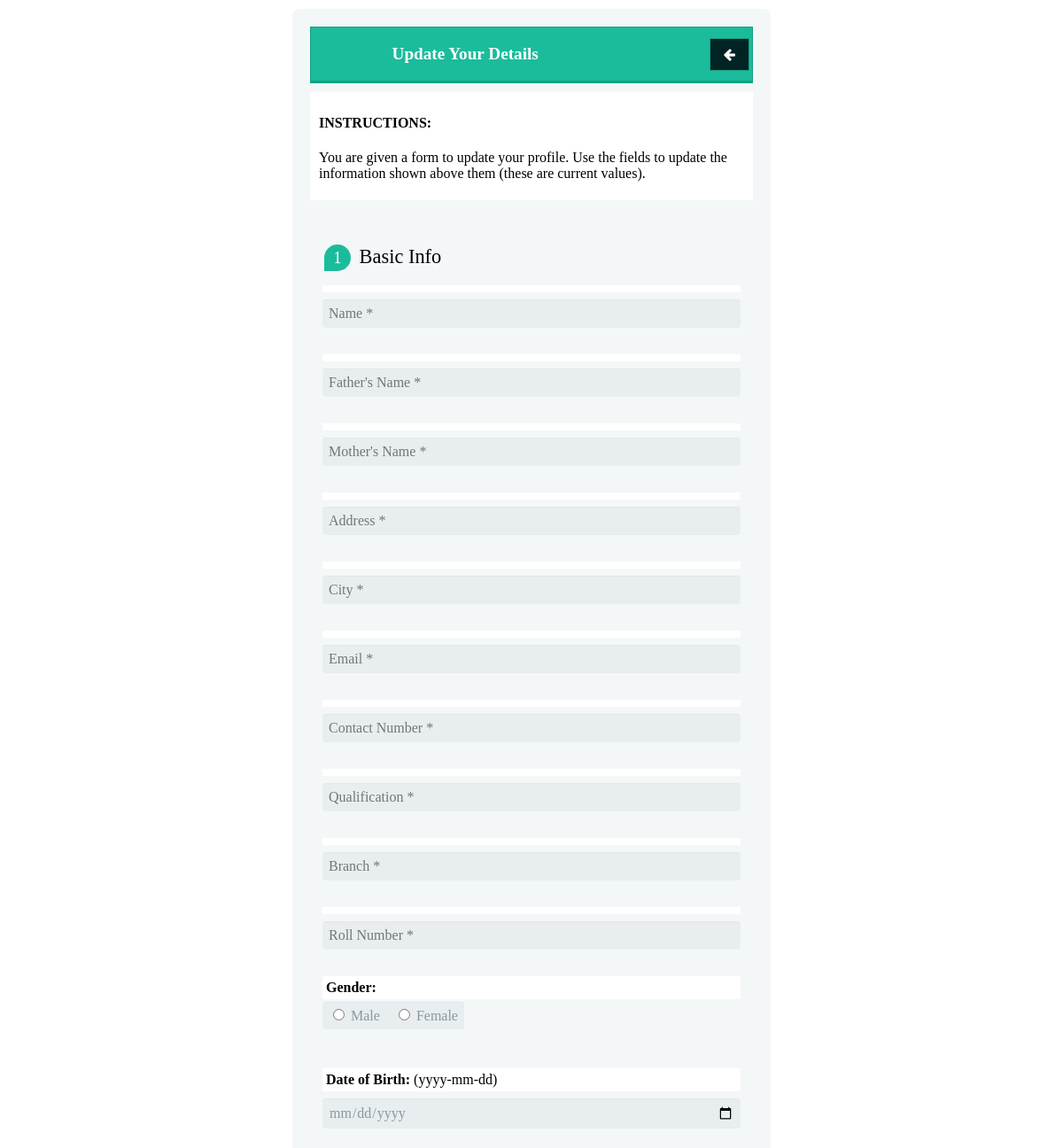
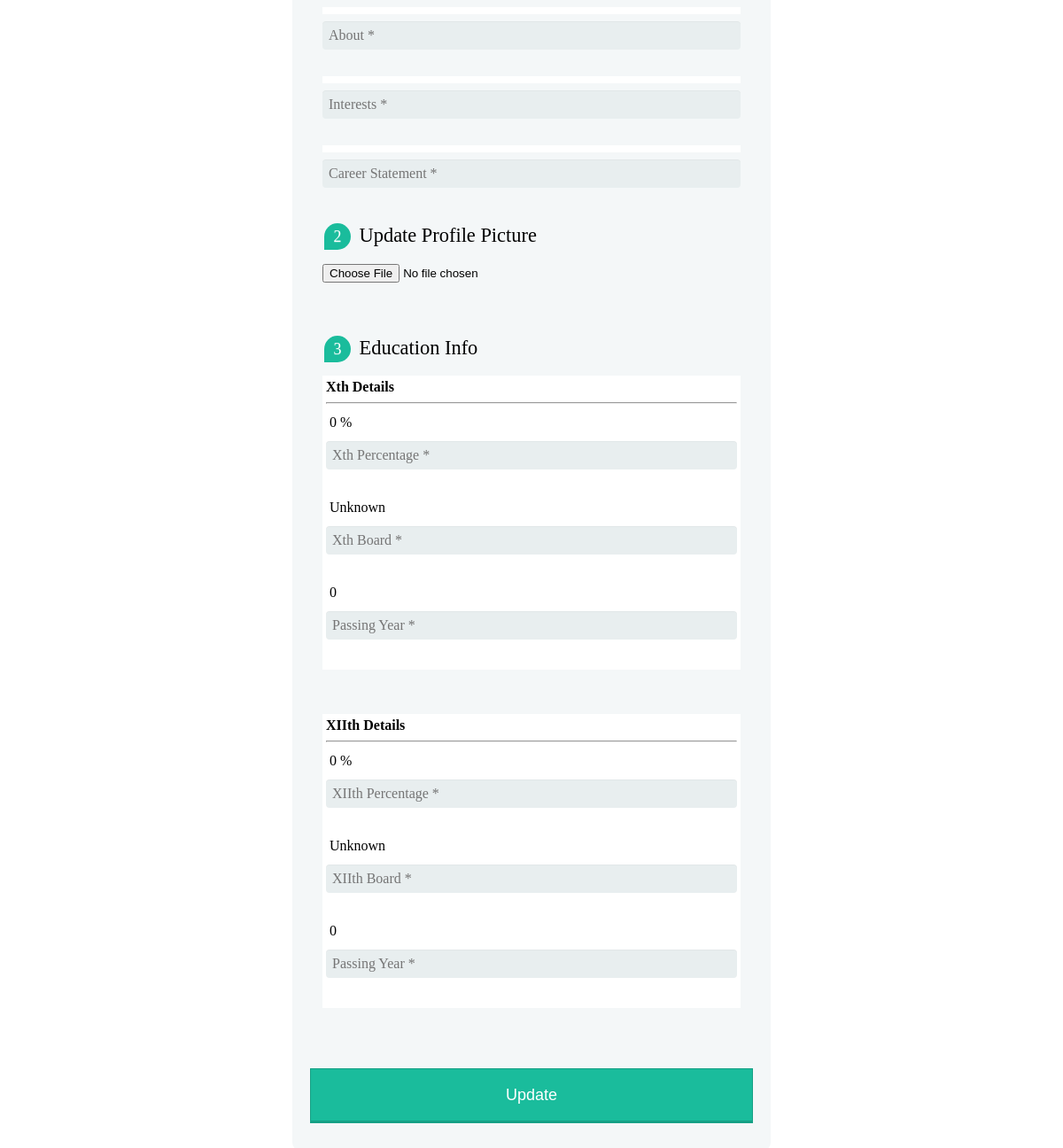
Page /edit.php on the committed database (2 pictures, top to bottom).
### tables this page shows
CREATE TABLE `student_education` (
  `EduId` int(11) NOT NULL,
  `StudentId` int(11) NOT NULL,
  `Qualified_examinations` varchar(20) NOT NULL,
  `University` varchar(100) NOT NULL,
  `PassingYear` int(9) NOT NULL,
  `Percentage` float NOT NULL
);

### edit.php (the view, shortened to what this page needs)
<!DOCTYPE html>
<?php
	include_once 'assets/connectdb.php';
	$res=mysqli_query($db,"SELECT StudentName,Address,City,Email,ContactNumber,Qualification,Branch,Gender,BirthDate,Father,Mother,Interests,About,Statement,reg FROM student_reg WHERE StudentId='".$_SESSION["var003"]."'");
	$resX=mysqli_query($db,"SELECT * FROM student_education WHERE StudentId='".$_SESSION["var003"]."' AND Qualified_Examinations='10th'");
	$resXII=mysqli_query($db,"SELECT * FROM student_education WHERE StudentId='".$_SESSION["var003"]."' AND Qualified_Examinations='12th'");
	$dip=false;
	$rows=mysqli_fetch_array($res);
	$rowsX=mysqli_fetch_array($resX);
	if(mysqli_num_rows($resXII)>=1)
	{
		$rowsXII=mysqli_fetch_array($resXII);
	}
	else
	{
		$rowsXII['Percentage']="0";
		$rowsXII['University']="Not Defined";
		$rowsXII['PassingYear']="Unknown";
	}
?>
<html>
<head>
  <link rel="stylesheet" href="css/formstyle.css ">
  <link rel="stylesheet" href="css/font-awesome.min.css ">
</head>
<body>
<div class="square">
   <div class="form-style-5">
<table width="100%" class="formHead"><tr><td width="70%"><h2>Update Your Details</h2></td><td align="right" width="30%"><a href="user.php" title="Go back to Profile"><h2><span class="btn icon icon-arrow-left"></span></h2></a></td></tr></table>
<div id="instructions">
<h4>INSTRUCTIONS:</h4>
<p>You are given a form to update your profile. Use the fields to update the information shown above them (these are current values).</p>
</div>
<p id="response" style="color:#9f0000">&nbsp;</p>
 <form method="post" action="" name="UpdateInfo">
<fieldset>
<legend><span class="number">1</span> Basic Info</legend>
<label for "nm"><?php echo $rows['StudentName']; ?></label><input type="text" id="nm" name="nm" placeholder="Name *">
<label for "father"><?php echo $rows['Father']; ?></label><input type="text" id="father" name="fnm" placeholder="Father's Name *">
<label for "mother"><?php echo $rows['Mother']; ?></label><input type="text" id="mother" name="mnm" placeholder="Mother's Name *">
<label for "add"><?php echo $rows['Address']; ?></label><input type="text" id="add" name="add" placeholder="Address *">
<label for "city"><?php echo $rows['City']; ?></label><input type="text" id="city" name="city" placeholder="City *">
<label for "em"><?php echo $rows['Email']; ?></label><input type="email" id="em" name="em" placeholder="Email *">
<label for "ph"><?php echo $rows['ContactNumber']; ?></label><input type="text" id="ph" name="ph" placeholder="Contact Number *">
<label for "course"><?php echo $rows['Qualification']; ?></label><input type="text" id="course" name="course" placeholder="Qualification *">
<label for "branch"><?php echo $rows['Branch']; ?></label><input type="text" id="branch" name="branch" placeholder="Branch *">
<label for "reg"><?php echo $rows['reg']; ?></label><input type="text" id="reg" name="reg" placeholder="Roll Number *">
<label for "gender"><?php echo "<b>Gender:</b> ".$rows['Gender']; ?></label><span class="gender"><input type="radio" id="gender" name="gender" value="Male"> Male &nbsp;&nbsp;&nbsp;<input type="radio" id="gender" name="gender" value="Female"> Female</span>
<p>&nbsp;</p>
<label for "dob"><?php echo "<b>Date of Birth:</b> ".$rows['BirthDate']." (yyyy-mm-dd)"; ?></label><input type="date" id="dob" name="dob">
<label for "about"><?php echo $rows['About']; ?></label><input type="text" id="about" name="about" placeholder="About *">
<label for "interests"><?php echo $rows['Interests']; ?></label><input type="text" id="interests" name="interests" placeholder="Interests *">
<label for "stmt"><?php echo $rows['Statement']; ?></label><input type="text" id="stmt" name="stmt" placeholder="Career Statement *">
</fieldset>
<fieldset>
<legend><span class="number">2</span> Update Profile Picture</legend>
<input type="file" name="propic">
</fieldset>
<p>&nbsp;</p>
<fieldset>
<legend><span class="number">3</span> Education Info</legend>
<label for "x"><b>Xth Details</b><hr><label for "x"><?php echo $rowsX['Percentage']." %"; ?></label><input type="text" id="x" name="x" placeholder="Xth Percentage *"><label for "xboard"><?php echo $rowsX['University']; ?></label><input type="text" id="xboard" name="xboard" placeholder="Xth Board *"><label for "pxyr"><?php echo $rowsX['PassingYear']; ?></label><input type="text" id="pxyr" name="pxyr" placeholder="Passing Year *"></label>
<p>&nbsp;</p>
<?php
if(!$dip)
{
?>
<label for "xii"><b>XIIth Details</b><hr><label for "xii"><?php echo $rowsXII['Percentage']." %"; ?></label><input type="text" id="xii" name="xii" placeholder="XIIth Percentage *"><label for "xiiboard"><?php echo $rowsXII['University']; ?></label><input type="text" id="xiiboard" name="xiiboard" placeholder="XIIth Board *"><label for "pxiiyr"><?php echo $rowsXII['PassingYear']; ?></label><input type="text" id="pxiiyr" name="pxiiyr" placeholder="Passing Year *"></label>
<?php
}
?>
</fieldset>
<p>&nbsp;</p>
<input type="submit" value="Update" name="update" />
</form>
</div>
</div>
</body>
</html>

### css/formstyle.css (style rules this page uses)
.form-style-5 { max-width: 500px; padding: 10px 20px; background: #f4f7f8; margin: 10px auto; padding: 20px; background: #f4f7f8; border-radius: 8px; font-family: Georgia, "Times New Roman", Times, serif; }
.form-style-5 fieldset { border: none; }
.form-style-5 legend { font-size: 1.4em; margin-bottom: 10px; }
.form-style-5 label { display: block; margin-bottom: 8px; }
.form-style-5 input[type="text"], .form-style-5 input[type="date"], .form-style-5 input[type="datetime"], .form-style-5 input[type="email"], .form-style-5 input[type="number"], .form-style-5 input[type="search"], .form-style-5 input[type="time"], .form-style-5 input[type="url"], .form-style-5 textarea, .form-style-5 select { font-family: Georgia, "Times New Roman", Times, serif; background: rgba(255,255,255,.1); border: none; border-radius: 4px; font-size: 16px; margin: 0; outline: 0; padding: 7px; width: 100%; box-sizing: border-box; -webkit-box-sizing: border-box; -moz-box-sizing: border-box; background-color: #e8eeef; color:#8a97a0; -webkit-box-shadow: 0 1px 0 rgba(0,0,0,0.03) inset; box-shadow: 0 1px 0 rgba(0,0,0,0.03) inset; margin-bottom: 30px; }
.gender { font-family: Georgia, "Times New Roman", Times, serif; background: rgba(255,255,255,.1); border: none; border-radius: 4px; font-size: 16px; margin: 0; outline: 0; padding: 7px; width: 100%; box-sizing: border-box; -webkit-box-sizing: border-box; -moz-box-sizing: border-box; background-color: #e8eeef; color:#8a97a0; -webkit-box-shadow: 0 1px 0 rgba(0,0,0,0.03) inset; box-shadow: 0 1px 0 rgba(0,0,0,0.03) inset; margin-bottom: 30px; }
.form-style-5 .number { background: #1abc9c; color: #fff; height: 30px; width: 30px; display: inline-block; font-size: 0.8em; margin-right: 4px; line-height: 30px; text-align: center; text-shadow: 0 1px 0 rgba(255,255,255,0.2); border-radius: 15px 15px 15px 0px; }
.form-style-5 input[type="submit"], .form-style-5 input[type="button"] { position: relative; display: block; padding: 19px 39px 18px 39px; color: #FFF; margin: 0 auto; background: #1abc9c; font-size: 18px; text-align: center; font-style: normal; width: 100%; border: 1px solid #16a085; border-width: 1px 1px 3px; margin-bottom: 10px; }
.square { margin: auto; width: 50vw; height: 50vw; }
#instructions { background-color: #FFF; padding: 5px 10px 5px 10px; }
label { background-color: #fff; padding: 4px; }
.btn { display: block; padding: 10px 15px 10px 15px; color: #FFF; width: 100px; margin: 0 auto; background: #002323; font-size: 0.8em; font-style: normal; border: 1px solid #16a085; margin-bottom: 10px; text-align: center; }
.formHead { color: #FFF; margin: 0 auto; background: #1abc9c; font-size: 0.8em; font-style: normal; border: 1px solid #16a085; border-width: 1px 1px 3px; margin-bottom: 10px; text-align: center; }

### rows in the picture
student_education: Percentage "0", University "Unknown", PassingYear "0"
student_education: Percentage "0", University "Unknown", PassingYear "0"
